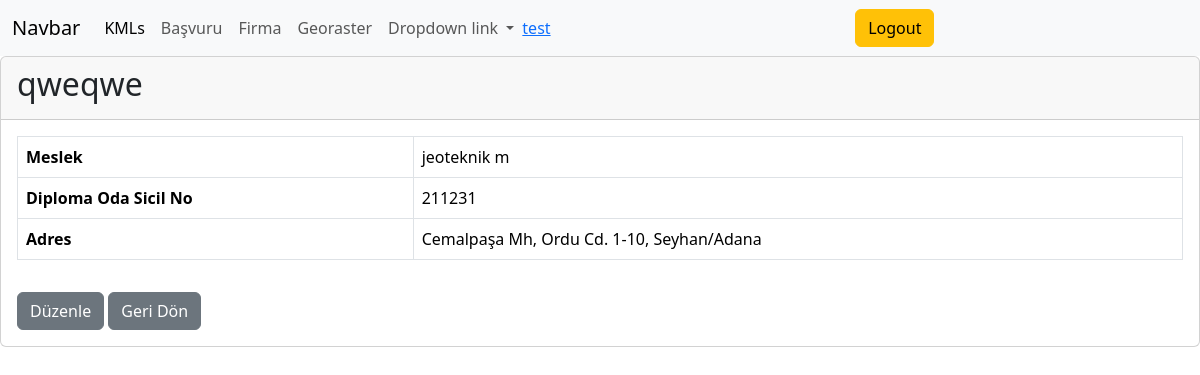
Page /firma/1/ (signed in) on the committed database.
### users/models.py (models this page shows)
class CustomUser(AbstractUser):
    objects = CustomUserManager()
    is_premium = models.BooleanField(default=False)

### firma/models.py (models this page shows, shortened)
class Firma(models.Model):
    isim = models.CharField(max_length=100)
    meslek = models.CharField(max_length=100)
    diploma_oda_sicil_no = models.CharField(max_length=50)
    adres = models.CharField(max_length=255)
    user = models.ForeignKey(settings.AUTH_USER_MODEL, on_delete=models.CASCADE,null=True)

### firma/views.py (the view)
# urls.py: path('<int:pk>/', firma_detail, name='firma_detail'),
@login_required
def firma_detail(request, pk):
    firma = get_object_or_404(Firma, pk=pk)
    return render(request, 'firma/firma_detail.html', {'firma': firma})

### wells_map/templates/firma/firma_detail.html
{% extends 'base.html'%}
{% block body %}
<div class="card">
    <div class="card-header">
        <h2>{{ firma.isim }}</h2>
    </div>
    <div class="card-body">
        <table class="table table-bordered">
            <tr>
                <th>Meslek</th>
                <td>{{ firma.meslek }}</td>
            </tr>
            <tr>
                <th>Diploma Oda Sicil No</th>
                <td>{{ firma.diploma_oda_sicil_no }}</td>
            </tr>
            <tr>
                <th>Adres</th>
                <td>{{ firma.adres }}</td>
            </tr>
        </table>
        <a href="{% url 'firma_update' firma.pk %}" class="btn btn-secondary mt-3">Düzenle</a>
        <a href="{% url 'firma_list' %}" class="btn btn-secondary mt-3">Geri Dön</a>
    </div>
</div>
{% endblock %}

### wells_map/templates/navbar/header.html (shortened to what this page needs)
<nav class="navbar navbar-expand-lg bg-body-tertiary navbar-nav-scroll" style="--bs-scroll-height: 100px;z-index: 99; ">
  <div class="container-fluid">
    <a class="navbar-brand" href="#">Navbar</a>
    <div class="collapse navbar-collapse" id="navbarNavDropdown">
      <ul class="navbar-nav">
        <li class=" nav-item">
          <a class="nav-link active" aria-current="page" href="/kmz/kml-display">KMLs</a>
        </li>
        <li class="nav-item">
          <a class="nav-link" href="/basvuru">Başvuru</a>
        </li>
        <li class="nav-item">
          <a class="nav-link" href="/firma">Firma</a>
        </li>
        <li class="nav-item">
          <a class="nav-link" href="/georaster">Georaster</a>
        </li>
        <li class="nav-item dropdown">
          <a class="nav-link dropdown-toggle" href="#" role="button" data-bs-toggle="dropdown" aria-expanded="true">
            Dropdown link
          </a>
        </li>
      </ul>
    </div>
      {% if user.is_authenticated %}
      <li class="dropdown-item"><a href="{% url 'profile' %}">{{ user.username }}</a></li>
      <li class="dropdown-item">
        <form action="{% url 'logout' %}" method="post">
          <button type="submit" class="btn btn-warning">Logout</button>
        </form>
      </li>
      {% else %}
      <li class="dropdown-item"><a href="{% url 'login' %}">Login</a></li>
      <li class="dropdown-item"><a href="{% url 'register' %}">Register</a></li>
      {% endif %}
  </div>
</nav>

### wells_map/templates/navbar/header.html (style rules this page uses)
.navbar { position: relative; z-index: 1000; }

### rows in the picture
CustomUser: username "test"
Firma: isim "qweqwe", meslek "jeoteknik m", diploma_oda_sicil_no "211231", adres "Cemalpaşa Mh, Ordu Cd. 1-10, Seyhan/Adana"
